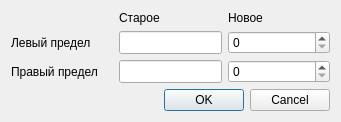
<?xml version="1.0" encoding="UTF-8"?>
<ui version="4.0">
 <class>SetLimitsDialog</class>
 <widget class="QDialog" name="SetLimitsDialog">
  <property name="geometry">
   <rect>
    <x>0</x>
    <y>0</y>
    <width>341</width>
    <height>118</height>
   </rect>
  </property>
  <property name="windowTitle">
   <string>Установка пределов привода</string>
  </property>
  <layout class="QGridLayout" name="gridLayout_2">
   <item row="0" column="0">
    <layout class="QGridLayout" name="gridLayout">
     <item row="0" column="1">
      <widget class="QLabel" name="label_3">
       <property name="text">
        <string>Старое</string>
       </property>
      </widget>
     </item>
     <item row="0" column="2">
      <widget class="QLabel" name="label_4">
       <property name="text">
        <string>Новое</string>
       </property>
      </widget>
     </item>
     <item row="1" column="0">
      <widget class="QLabel" name="label">
       <property name="sizePolicy">
        <sizepolicy hsizetype="Preferred" vsizetype="Preferred">
         <horstretch>0</horstretch>
         <verstretch>0</verstretch>
        </sizepolicy>
       </property>
       <property name="text">
        <string>Левый предел</string>
       </property>
      </widget>
     </item>
     <item row="1" column="1">
      <widget class="QLineEdit" name="EditMinOld">
       <property name="sizePolicy">
        <sizepolicy hsizetype="Ignored" vsizetype="Expanding">
         <horstretch>0</horstretch>
         <verstretch>0</verstretch>
        </sizepolicy>
       </property>
      </widget>
     </item>
     <item row="1" column="2">
      <widget class="QSpinBox" name="spinBox">
       <property name="sizePolicy">
        <sizepolicy hsizetype="Preferred" vsizetype="Fixed">
         <horstretch>0</horstretch>
         <verstretch>0</verstretch>
        </sizepolicy>
       </property>
      </widget>
     </item>
     <item row="2" column="0">
      <widget class="QLabel" name="label_2">
       <property name="sizePolicy">
        <sizepolicy hsizetype="Preferred" vsizetype="Preferred">
         <horstretch>0</horstretch>
         <verstretch>0</verstretch>
        </sizepolicy>
       </property>
       <property name="text">
        <string>Правый предел</string>
       </property>
      </widget>
     </item>
     <item row="2" column="1">
      <widget class="QLineEdit" name="EditMaxOld">
       <property name="sizePolicy">
        <sizepolicy hsizetype="Ignored" vsizetype="Expanding">
         <horstretch>0</horstretch>
         <verstretch>0</verstretch>
        </sizepolicy>
       </property>
      </widget>
     </item>
     <item row="2" column="2">
      <widget class="QSpinBox" name="spinBox_2">
       <property name="sizePolicy">
        <sizepolicy hsizetype="Preferred" vsizetype="Fixed">
         <horstretch>0</horstretch>
         <verstretch>0</verstretch>
        </sizepolicy>
       </property>
      </widget>
     </item>
    </layout>
   </item>
   <item row="1" column="0">
    <widget class="QDialogButtonBox" name="buttonBox">
     <property name="orientation">
      <enum>Qt::Horizontal</enum>
     </property>
     <property name="standardButtons">
      <set>QDialogButtonBox::Cancel|QDialogButtonBox::Ok</set>
     </property>
    </widget>
   </item>
  </layout>
 </widget>
 <resources/>
 <connections>
  <connection>
   <sender>buttonBox</sender>
   <signal>accepted()</signal>
   <receiver>SetLimitsDialog</receiver>
   <slot>accept()</slot>
   <hints>
    <hint type="sourcelabel">
     <x>248</x>
     <y>254</y>
    </hint>
    <hint type="destinationlabel">
     <x>157</x>
     <y>274</y>
    </hint>
   </hints>
  </connection>
  <connection>
   <sender>buttonBox</sender>
   <signal>rejected()</signal>
   <receiver>SetLimitsDialog</receiver>
   <slot>reject()</slot>
   <hints>
    <hint type="sourcelabel">
     <x>316</x>
     <y>260</y>
    </hint>
    <hint type="destinationlabel">
     <x>286</x>
     <y>274</y>
    </hint>
   </hints>
  </connection>
 </connections>
</ui>
